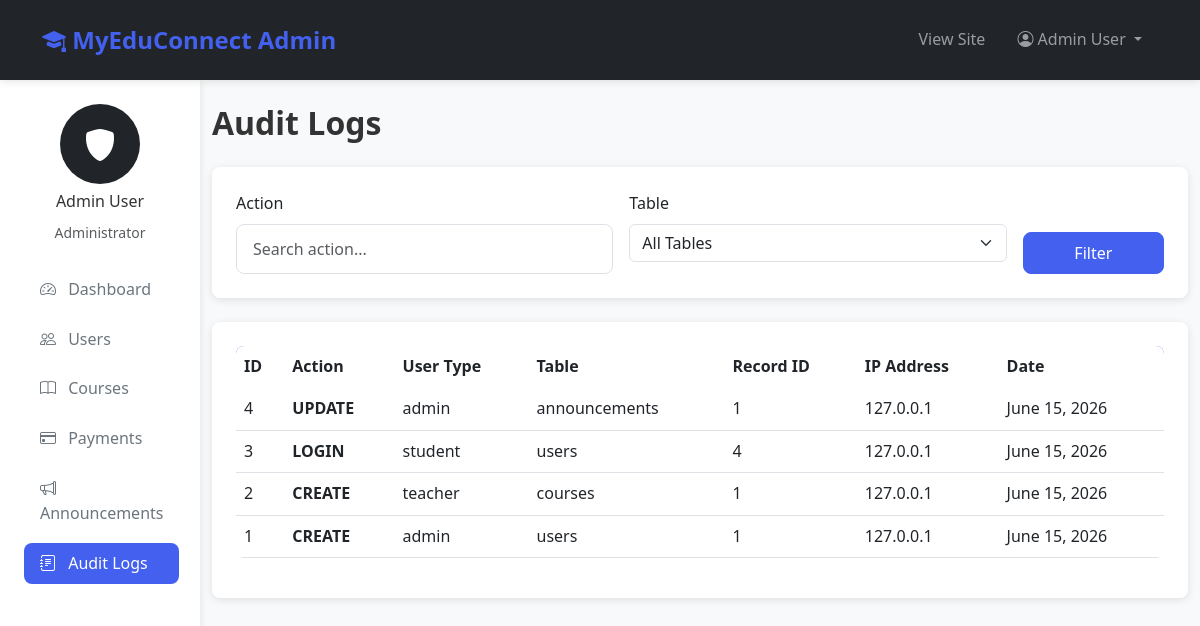
The app's page /admin/audit-logs.php (signed in) with its own data.
### tables this page shows
CREATE TABLE users (
    user_id INT AUTO_INCREMENT PRIMARY KEY,
    email VARCHAR(255) UNIQUE NOT NULL,
    password VARCHAR(255) NOT NULL,
    first_name VARCHAR(100) NOT NULL,
    last_name VARCHAR(100) NOT NULL,
    phone VARCHAR(20),
    address TEXT,
    profile_picture VARCHAR(255),
    role ENUM('student', 'teacher', 'admin') NOT NULL,
    status ENUM('active', 'inactive', 'suspended') DEFAULT 'active',
    created_at TIMESTAMP DEFAULT CURRENT_TIMESTAMP,
    updated_at TIMESTAMP DEFAULT CURRENT_TIMESTAMP ON UPDATE CURRENT_TIMESTAMP,
    last_login TIMESTAMP NULL,
    INDEX idx_email (email),
    INDEX idx_role (role),
    INDEX idx_status (status)
);

CREATE TABLE audit_logs (
    log_id INT AUTO_INCREMENT PRIMARY KEY,
    user_id INT,
    user_type ENUM('student', 'teacher', 'admin', 'system'),
    action VARCHAR(100) NOT NULL,
    table_name VARCHAR(50),
    record_id INT,
    old_values TEXT,
    new_values TEXT,
    ip_address VARCHAR(45),
    user_agent TEXT,
    created_at TIMESTAMP DEFAULT CURRENT_TIMESTAMP,
    INDEX idx_user (user_id),
    INDEX idx_action (action),
    INDEX idx_table (table_name),
    INDEX idx_created_at (created_at)
);

### config/database.php (called while the page is built, shortened)
<?php
class Database {
    private static $instance = null;
    private $connection;
    private function __construct() {
        try {
            $dsn = "mysql:host=" . DB_HOST . ";dbname=" . DB_NAME . ";charset=" . DB_CHARSET;
            $options = [
                PDO::ATTR_ERRMODE => PDO::ERRMODE_EXCEPTION,
                PDO::ATTR_DEFAULT_FETCH_MODE => PDO::FETCH_ASSOC,
                PDO::ATTR_EMULATE_PREPARES => false,
                PDO::ATTR_PERSISTENT => false
            ];
            $this->connection = new PDO($dsn, DB_USER, DB_PASS, $options);
        } catch (PDOException $e) {
            die("Database Connection Failed: " . $e->getMessage());
        }
    }
    public static function getInstance() {
        if (self::$instance === null) {
            self::$instance = new self();
        }
        return self::$instance;
    }
    public function getConnection() {
        return $this->connection;
    }
}
function dbSelect($query, $params = []) {
    $db = Database::getInstance()->getConnection();
    $stmt = $db->prepare($query);
    $stmt->execute($params);
    return $stmt->fetchAll();
}
function dbSelectOne($query, $params = []) {
    $db = Database::getInstance()->getConnection();
    $stmt = $db->prepare($query);
    $stmt->execute($params);
    return $stmt->fetch();
}

### includes/functions.php (called while the page is built, shortened)
<?php
require_once __DIR__ . '/../config/database.php';
function formatDate($date, $format = 'F j, Y') {
    return date($format, strtotime($date));
}
function getAdminByUserId($userId) {
    $query = "SELECT a.*, u.* FROM admins a JOIN users u ON a.user_id = u.user_id WHERE a.user_id = ?";
    return dbSelectOne($query, [$userId]);
}

### admin/audit-logs.php (the view, shortened to what this page needs)
<?php
require_once '../includes/functions.php';
$admin = getAdminByUserId(getCurrentUserId());
$actionFilter = $_GET['action'] ?? '';
$query = "SELECT * FROM audit_logs WHERE 1=1";
$params = [];
$query .= " ORDER BY created_at DESC LIMIT 100";
$auditLogs = dbSelect($query, $params);
?>
<!DOCTYPE html>
<html lang="en">
<head>
    <link href="https://cdn.jsdelivr.net/npm/bootstrap@5.3.0/dist/css/bootstrap.min.css" rel="stylesheet">
    <link href="https://cdn.jsdelivr.net/npm/bootstrap-icons@1.10.0/font/bootstrap-icons.css" rel="stylesheet">
    <link href="<?php echo APP_URL; ?>/assets/css/style.css" rel="stylesheet">
</head>
<body>
    <nav class="navbar navbar-expand-lg navbar-dark bg-dark sticky-top">
        <div class="container">
            <a class="navbar-brand" href="<?php echo APP_URL; ?>">
                <i class="bi bi-mortarboard-fill"></i> <?php echo APP_NAME; ?> Admin
            </a>
            <div class="collapse navbar-collapse" id="navbarNav">
                <ul class="navbar-nav ms-auto">
                    <li class="nav-item">
                        <a class="nav-link" href="<?php echo APP_URL; ?>">View Site</a>
                    </li>
                    <li class="nav-item dropdown">
                        <a class="nav-link dropdown-toggle" href="#" id="navbarDropdown" role="button" data-bs-toggle="dropdown">
                            <i class="bi bi-person-circle"></i> <?php echo htmlspecialchars($_SESSION['user_name']); ?>
                        </a>
                    </li>
                </ul>
            </div>
        </div>
    </nav>
    <div class="container-fluid">
        <div class="row">
            <div class="col-md-3 col-lg-2 sidebar">
                <div class="mb-4">
                    <div class="text-center mb-3">
                        <div style="width: 80px; height: 80px; background: var(--dark-color); border-radius: 50%; margin: 0 auto; display: flex; align-items: center; justify-content: center; color: white; font-size: 2rem;">
                            <i class="bi bi-shield-fill"></i>
                        </div>
                        <h6 class="mt-2"><?php echo htmlspecialchars($admin['first_name'] . ' ' . $admin['last_name']); ?></h6>
                        <small class="text-muted">Administrator</small>
                    </div>
                </div>
                <nav class="nav flex-column">
                    <a class="nav-link" href="dashboard.php">
                        <i class="bi bi-speedometer2"></i> Dashboard
                    </a>
                    <a class="nav-link" href="users.php">
                        <i class="bi bi-people"></i> Users
                    </a>
                    <a class="nav-link" href="courses.php">
                        <i class="bi bi-book"></i> Courses
                    </a>
                    <a class="nav-link" href="payments.php">
                        <i class="bi bi-credit-card"></i> Payments
                    </a>
                    <a class="nav-link" href="announcements.php">
                        <i class="bi bi-megaphone"></i> Announcements
                    </a>
                    <a class="nav-link active" href="audit-logs.php">
                        <i class="bi bi-journal-text"></i> Audit Logs
                    </a>
                </nav>
            </div>
            <div class="col-md-9 col-lg-10 py-4">
                <h2 class="fw-bold mb-4">Audit Logs</h2>
                <div class="card mb-4">
                    <div class="card-body">
                        <form method="GET" action="">
                            <div class="row g-3">
                                <div class="col-md-5">
                                    <label class="form-label">Action</label>
                                    <input type="text" class="form-control" name="action" placeholder="Search action..."
                                           value="<?php echo htmlspecialchars($actionFilter); ?>">
                                </div>
                                <div class="col-md-5">
                                    <label class="form-label">Table</label>
                                    <select class="form-select" name="table">
                                        <option value="">All Tables</option>
                                    </select>
                                </div>
                                <div class="col-md-2 d-flex align-items-end">
                                    <button type="submit" class="btn btn-primary w-100">Filter</button>
                                </div>
                            </div>
                        </form>
                    </div>
                </div>
                <div class="card">
                    <div class="card-body">
                        <?php if (!empty($auditLogs)): ?>
                            <div class="table-responsive">
                                <table class="table table-hover">
                                    <thead>
                                        <tr>
                                            <th>ID</th>
                                            <th>Action</th>
                                            <th>User Type</th>
                                            <th>Table</th>
                                            <th>Record ID</th>
                                            <th>IP Address</th>
                                            <th>Date</th>
                                        </tr>
                                    </thead>
                                    <tbody>
                                        <?php foreach ($auditLogs as $log): ?>
                                            <tr>
                                                <td><?php echo $log['log_id']; ?></td>
                                                <td><strong><?php echo htmlspecialchars($log['action']); ?></strong></td>
                                                <td><?php echo htmlspecialchars($log['user_type'] ?? 'System'); ?></td>
                                                <td><?php echo htmlspecialchars($log['table_name'] ?? 'N/A'); ?></td>
                                                <td><?php echo $log['record_id'] ?? 'N/A'; ?></td>
                                                <td><?php echo htmlspecialchars($log['ip_address'] ?? 'N/A'); ?></td>
                                                <td><?php echo formatDate($log['created_at']); ?></td>
                                            </tr>
                                        <?php endforeach; ?>
                                    </tbody>
                                </table>
                            </div>
                        <?php endif; ?>
                    </div>
                </div>
            </div>
        </div>
    </div>
</body>
</html>

### assets/css/style.css (style rules this page uses)
:root { --primary-color: #4361ee; --secondary-color: #3f37c9; --success-color: #4cc9f0; --danger-color: #f72585; --warning-color: #f8961e; --info-color: #4cc9f0; --light-color: #f8f9fa; --dark-color: #212529; --gray-color: #6c757d; --border-radius: 8px; --box-shadow: 0 2px 8px rgba(0, 0, 0, 0.1); --transition: all 0.3s ease; }
body { font-family: 'Segoe UI', Tahoma, Geneva, Verdana, sans-serif; line-height: 1.6; color: #333; background-color: #f8f9fa; }
a { color: var(--primary-color); text-decoration: none; transition: var(--transition); }
.navbar { box-shadow: var(--box-shadow); padding: 1rem 0; }
.navbar-brand { font-weight: 700; font-size: 1.5rem; color: var(--primary-color) !important; }
.nav-link { font-weight: 500; padding: 0.5rem 1rem !important; border-radius: var(--border-radius); }
.card { border: none; border-radius: var(--border-radius); box-shadow: var(--box-shadow); transition: var(--transition); overflow: hidden; }
.card-body { padding: 1.5rem; }
.btn { border-radius: var(--border-radius); padding: 0.5rem 1.5rem; font-weight: 500; transition: var(--transition); }
.btn-primary { background-color: var(--primary-color); border-color: var(--primary-color); }
.form-control { border-radius: var(--border-radius); border: 1px solid #dee2e6; padding: 0.75rem 1rem; transition: var(--transition); }
.form-label { font-weight: 500; margin-bottom: 0.5rem; }
.table { border-radius: var(--border-radius); overflow: hidden; }
.table thead { background-color: var(--primary-color); color: white; }
.table thead th { border: none; font-weight: 600; }
.table tbody tr { transition: var(--transition); }
.sidebar { background-color: white; box-shadow: var(--box-shadow); min-height: calc(100vh - 56px); padding: 1.5rem; }
.sidebar .nav-link { color: var(--gray-color); padding: 0.75rem 1rem; margin-bottom: 0.5rem; border-radius: var(--border-radius); }
.sidebar .nav-link:hover, .sidebar .nav-link.active { background-color: var(--primary-color); color: white; }
.sidebar .nav-link i { margin-right: 0.5rem; }

### records on screen
audit_logs: log_id "4", action "UPDATE", user_type "admin", table_name "announcements", record "1", ip_address "127.0.0.1", created_at "June 15, 2026"
audit_logs: log_id "3", action "LOGIN", user_type "student", table_name "users", record "4", ip_address "127.0.0.1", created_at "June 15, 2026"
audit_logs: log_id "2", action "CREATE", user_type "teacher", table_name "courses", record "1", ip_address "127.0.0.1", created_at "June 15, 2026"
audit_logs: log_id "1", action "CREATE", user_type "admin", table_name "users", record "1", ip_address "127.0.0.1", created_at "June 15, 2026"

### other values on screen
APP_NAME "MyEduConnect"
$_SESSION['user_name'] "Admin User"
$admin['first_name'] . ' ' . $admin['last_name'] "Admin User"
